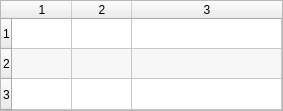
<?xml version="1.0" encoding="UTF-8"?>
<ui version="4.0">
 <class>Form</class>
 <widget class="QWidget" name="Form">
  <property name="geometry">
   <rect>
    <x>0</x>
    <y>0</y>
    <width>283</width>
    <height>111</height>
   </rect>
  </property>
  <property name="sizePolicy">
   <sizepolicy hsizetype="Preferred" vsizetype="Maximum">
    <horstretch>0</horstretch>
    <verstretch>0</verstretch>
   </sizepolicy>
  </property>
  <property name="windowTitle">
   <string>Form</string>
  </property>
  <layout class="QVBoxLayout" name="verticalLayout">
   <property name="spacing">
    <number>0</number>
   </property>
   <property name="margin">
    <number>0</number>
   </property>
   <item>
    <widget class="QTableWidget" name="table">
     <property name="sizePolicy">
      <sizepolicy hsizetype="Maximum" vsizetype="Maximum">
       <horstretch>0</horstretch>
       <verstretch>0</verstretch>
      </sizepolicy>
     </property>
     <property name="maximumSize">
      <size>
       <width>65535</width>
       <height>120</height>
      </size>
     </property>
     <property name="verticalScrollBarPolicy">
      <enum>Qt::ScrollBarAlwaysOff</enum>
     </property>
     <property name="horizontalScrollBarPolicy">
      <enum>Qt::ScrollBarAlwaysOff</enum>
     </property>
     <property name="autoScroll">
      <bool>false</bool>
     </property>
     <property name="editTriggers">
      <set>QAbstractItemView::NoEditTriggers</set>
     </property>
     <property name="tabKeyNavigation">
      <bool>false</bool>
     </property>
     <property name="showDropIndicator" stdset="0">
      <bool>false</bool>
     </property>
     <property name="alternatingRowColors">
      <bool>true</bool>
     </property>
     <property name="horizontalScrollMode">
      <enum>QAbstractItemView::ScrollPerPixel</enum>
     </property>
     <property name="rowCount">
      <number>3</number>
     </property>
     <property name="columnCount">
      <number>3</number>
     </property>
     <attribute name="horizontalHeaderDefaultSectionSize">
      <number>60</number>
     </attribute>
     <attribute name="horizontalHeaderMinimumSectionSize">
      <number>60</number>
     </attribute>
     <attribute name="horizontalHeaderStretchLastSection">
      <bool>true</bool>
     </attribute>
     <attribute name="verticalHeaderStretchLastSection">
      <bool>true</bool>
     </attribute>
     <row/>
     <row/>
     <row/>
     <column/>
     <column/>
     <column/>
     <item row="0" column="0">
      <property name="text">
       <string/>
      </property>
     </item>
     <item row="0" column="1">
      <property name="text">
       <string/>
      </property>
     </item>
     <item row="0" column="2">
      <property name="text">
       <string/>
      </property>
      <property name="flags">
       <set>ItemIsDragEnabled|ItemIsEnabled</set>
      </property>
     </item>
     <item row="1" column="0">
      <property name="text">
       <string/>
      </property>
     </item>
     <item row="1" column="1">
      <property name="text">
       <string/>
      </property>
     </item>
     <item row="1" column="2">
      <property name="text">
       <string/>
      </property>
      <property name="flags">
       <set>ItemIsDragEnabled|ItemIsEnabled</set>
      </property>
     </item>
     <item row="2" column="0">
      <property name="text">
       <string/>
      </property>
     </item>
     <item row="2" column="1">
      <property name="text">
       <string/>
      </property>
     </item>
     <item row="2" column="2">
      <property name="text">
       <string/>
      </property>
      <property name="flags">
       <set>ItemIsDragEnabled|ItemIsEnabled</set>
      </property>
     </item>
    </widget>
   </item>
  </layout>
 </widget>
 <resources/>
 <connections>
  <connection>
   <sender>table</sender>
   <signal>cellClicked(int,int)</signal>
   <receiver>Form</receiver>
   <slot>mouseClicked(int,int)</slot>
   <hints>
    <hint type="sourcelabel">
     <x>245</x>
     <y>76</y>
    </hint>
    <hint type="destinationlabel">
     <x>296</x>
     <y>76</y>
    </hint>
   </hints>
  </connection>
 </connections>
 <slots>
  <slot>mouseClicked(int,int)</slot>
 </slots>
</ui>
